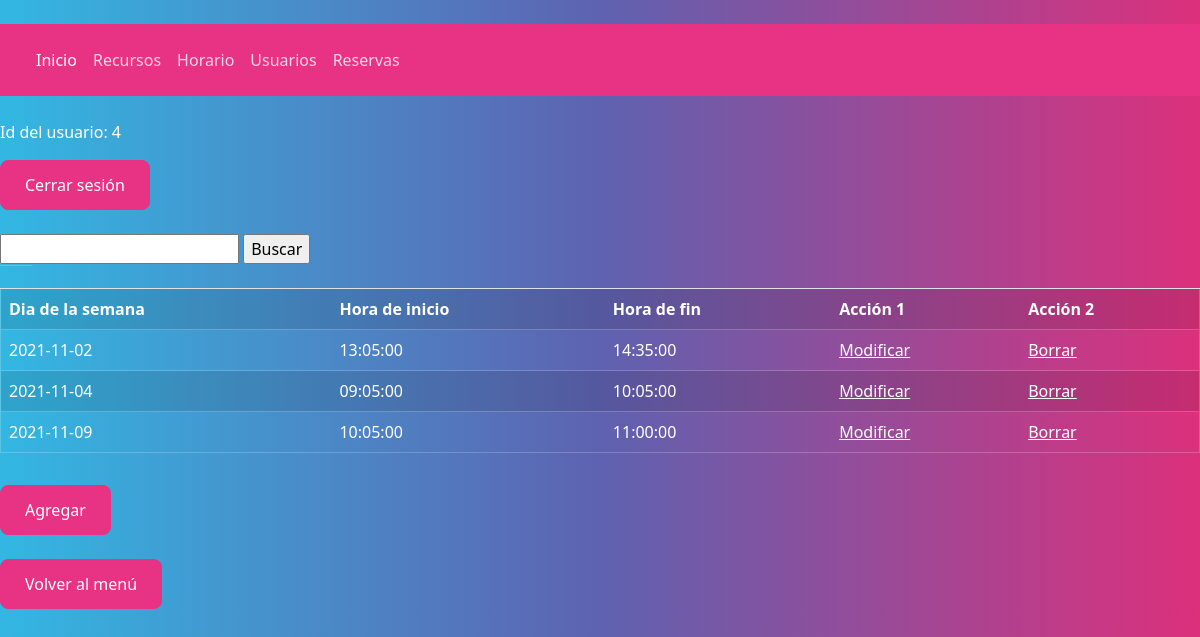
Page /index.php?action=showAllTimeSlots&controller=controllerTimeSlot (signed in) on the earlier database version.
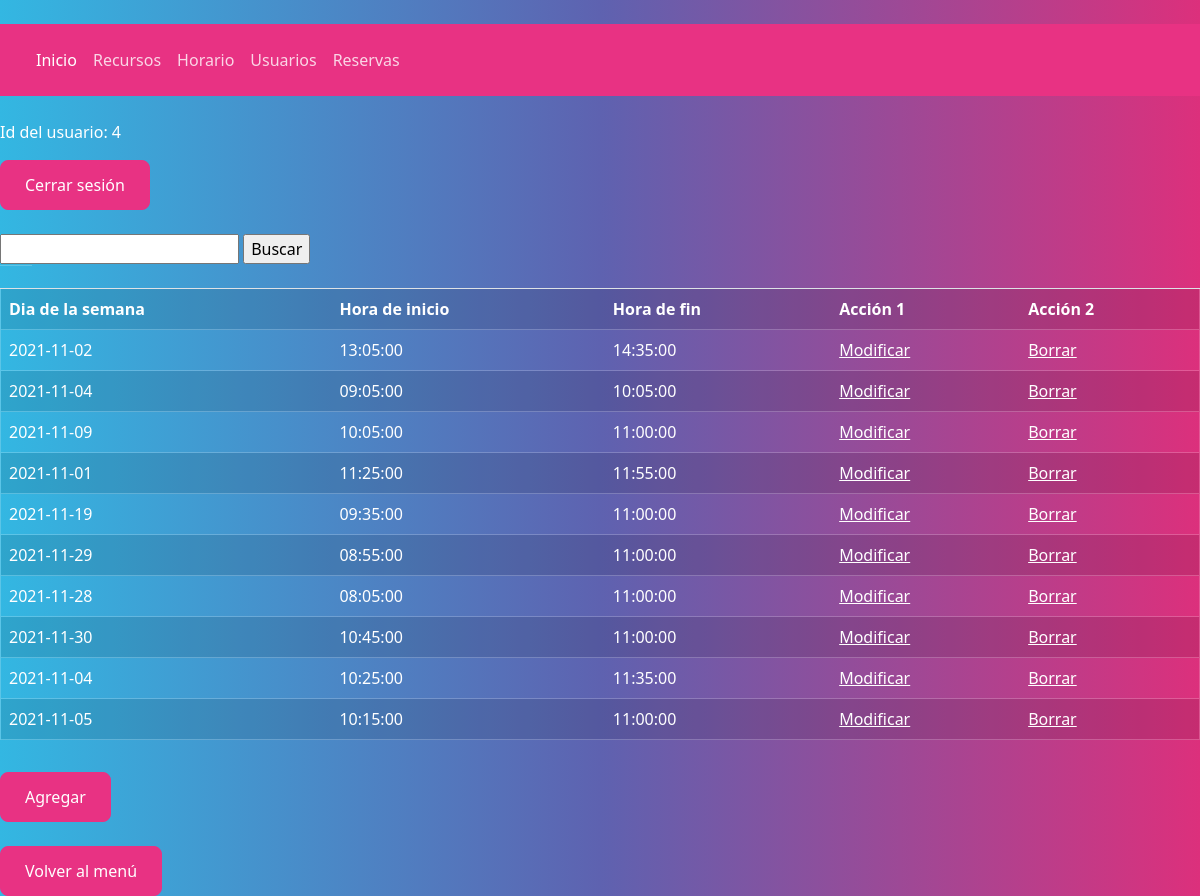
Same page on the later database version.
### tables this page shows
CREATE TABLE timeslot (
    id INT UNSIGNED AUTO_INCREMENT PRIMARY KEY,
    day_of_week VARCHAR(10) NOT NULL,
    start_time TIME NOT NULL,
    end_time TIME NOT NULL
);

### models/db.php (called while the page is built, shortened)
<?php
class DB
{
    private static $connection;
    public static function createConnection()
    {
        DB::$connection = new mysqli(Config::$server, Config::$user, Config::$psw, Config::$dbname);
        if (DB::$connection->connect_errno) return false;
        else return true;
    }
    public static function dataQuery($sql)
    {
        $res = self::$connection->query($sql);
        $resArray = array();
        if ($res->num_rows > 0) {
            while ($row = $res->fetch_array()) {
                $resArray[] = $row;
            }
        } else {
            $resArray = null;
        }
        return $resArray;
    }
}

### models/timeSlot.php (called while the page is built, shortened)
<?php
include_once("db.php");
class TimeSlot
{
    public function queryAll()
    {
        $result = DB::dataQuery("SELECT * FROM timeslot");
        if (count($result) > 0)
            return $result;
        else
            return null;
    }
}

### views/timeslot/showTimeSlots.php (the view, shortened to what this page needs)
<?php
$query = $data[2];
echo "<form action='index.php'>
<input type='hidden' name='action' value='buscarTimeSlot'>
<input type='search' name='textoBusqueda'>
<input type='submit' value='Buscar'>
</form><br>";
echo "<table border ='1' class='table table-striped'>
<tr>
<th scope='col'>Dia de la semana</th>
<th scope='col'>Hora de inicio</th>
<th scope='col'>Hora de fin</th>
<th scope='col'>Acción 1</th>
<th scope='col'>Acción 2</th>
</tr>";
foreach ($query as $row) {
    echo "<tr>";
    echo "<td>" . $row['day_of_week'] . "</td>";
    echo "<td>" . $row['start_time'] . "</td>";
    echo "<td>" . $row['end_time'] . "</td>";
    echo "<td><a href='index.php?action=formularioModifyTimeSlot&controller=controllerTimeSlot&id=" . $row['id'] . "'>Modificar</a></td>";
    echo "<td><a href='index.php?action=deleteTimeSlot&controller=controllerTimeSlot&id=" . $row['id'] . "'>Borrar</a></td>";
    echo "</tr>";
}
echo "</table>";
echo "<button class='btn btn-primary' onclick=\"window.location.href='index.php?action=formularioCrearTimeSlot&controller=controllerTimeSlot';\">Agregar</button>";

Differences in the rows shown:
added timeslot: day_of_week "2021-11-01", start_time "11:25:00", end_time "11:55:00"
added timeslot: day_of_week "2021-11-19", start_time "09:35:00", end_time "11:00:00"
added timeslot: day_of_week "2021-11-29", start_time "08:55:00", end_time "11:00:00"
added timeslot: day_of_week "2021-11-28", start_time "08:05:00", end_time "11:00:00"
added timeslot: day_of_week "2021-11-30", start_time "10:45:00", end_time "11:00:00"
added timeslot: day_of_week "2021-11-04", start_time "10:25:00", end_time "11:35:00"
added timeslot: day_of_week "2021-11-05", start_time "10:15:00", end_time "11:00:00"
